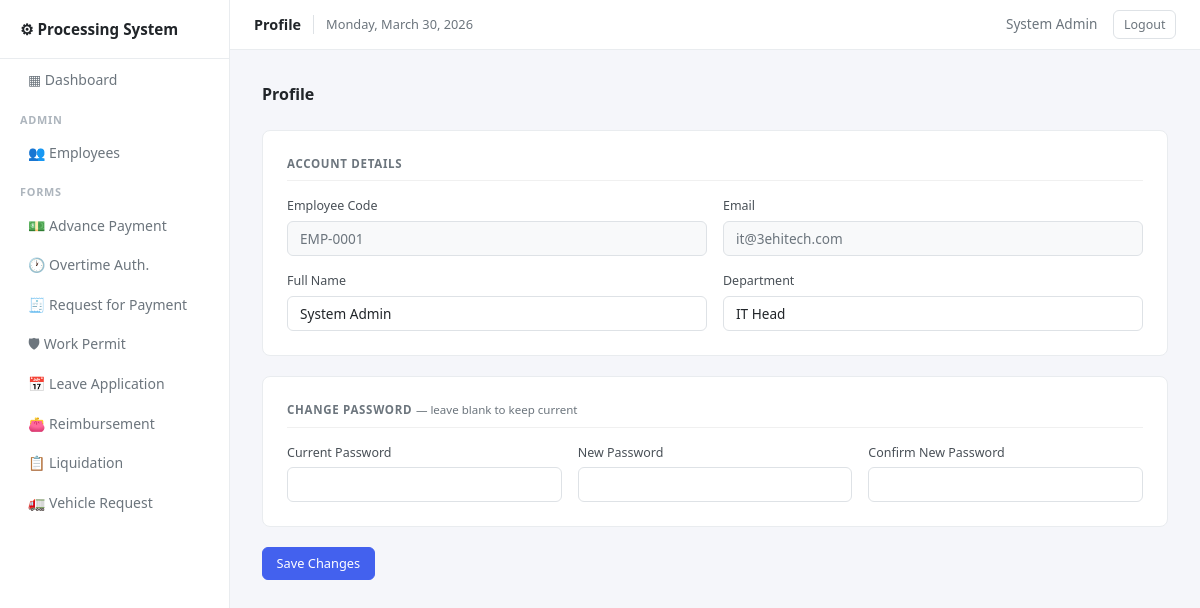
/public/profile (signed in), run on the app's committed database.
### tables this page shows
CREATE TABLE employees (
    id INT AUTO_INCREMENT PRIMARY KEY,
    employee_code VARCHAR(20) UNIQUE NOT NULL,
    full_name VARCHAR(100) NOT NULL,
    email VARCHAR(150) UNIQUE NOT NULL,
    password_hash VARCHAR(255) NOT NULL,
    role_id INT NOT NULL,
    department VARCHAR(50),
    is_active TINYINT(1) DEFAULT 1,
    employment_status ENUM('employed','resigned','floating') NOT NULL DEFAULT 'employed',
    created_at TIMESTAMP DEFAULT CURRENT_TIMESTAMP,
    updated_at TIMESTAMP DEFAULT CURRENT_TIMESTAMP ON UPDATE CURRENT_TIMESTAMP,
    FOREIGN KEY (role_id) REFERENCES roles(id) ON DELETE RESTRICT
);

### app/controllers/EmployeeController.php (called while the page is built, shortened)
<?php
    class EmployeeController {
        public function profile(): void {
            $employee = db()->prepare('SELECT id, employee_code, full_name, email, department FROM employees WHERE id = ?');
            $employee->execute([$_SESSION['user_id']]);
            $employee = $employee->fetch();
            require __DIR__ . '/../../views/profile/index.php';
            require __DIR__ . '/../../views/layouts/base.php';
        }
    }

### public/index.php (called while the page is built, shortened)
<?php
require_once __DIR__ . '/../routes/web.php';

### config/database.php (called while the page is built)
<?php
    function db(): PDO {
        static $pdo;
        if (!$pdo) {
            $dsn = "mysql:host={$_ENV['DB_HOST']};dbname={$_ENV['DB_DATABASE']};charset=utf8mb4";
            $pdo = new PDO($dsn, $_ENV['DB_USERNAME'], $_ENV['DB_PASSWORD'], [
                PDO::ATTR_ERRMODE => PDO::ERRMODE_EXCEPTION,
                PDO::ATTR_DEFAULT_FETCH_MODE => PDO::FETCH_ASSOC,
            ]);
        }
        return $pdo;
    }
?>

### views/profile/index.php (the view, shortened to what this page needs)
<div class="page-header">
    <h5>Profile</h5>
</div>
<form method="POST" action="/processing-system/public/profile">
    <div class="form-card">
        <div class="form-section-title">Account Details</div>
        <div class="form-grid g-2">
            <div class="form-group"><label>Employee Code</label><input type="text" value="<?= htmlspecialchars($employee['employee_code']) ?>" disabled></div>
            <div class="form-group"><label>Email</label><input type="email" value="<?= htmlspecialchars($employee['email']) ?>" disabled></div>
            <div class="form-group"><label>Full Name</label><input type="text" name="full_name" value="<?= htmlspecialchars($employee['full_name']) ?>" required></div>
            <div class="form-group"><label>Department</label><input type="text" name="department" value="<?= htmlspecialchars($employee['department'] ?? '') ?>"></div>
        </div>
    </div>
    <div class="form-card">
        <div class="form-section-title">Change Password <span class="muted section-hint">— leave blank to keep current</span></div>
        <div class="form-grid g-3">
            <div class="form-group"><label>Current Password</label><input type="password" name="current_password"></div>
            <div class="form-group"><label>New Password</label><input type="password" name="new_password"></div>
            <div class="form-group"><label>Confirm New Password</label><input type="password" name="confirm_password"></div>
        </div>
    </div>
    <button class="btn btn-primary">Save Changes</button>
</form>

### public/stylesheets/app.css (style rules this page uses)
*, *::before, *::after { box-sizing: border-box; margin: 0; padding: 0; }
body { font-family: system-ui, -apple-system, sans-serif; font-size: .875rem; background: #f5f6fa; color: #212529; line-height: 1.5; }
.btn { display: inline-flex; align-items: center; gap: .35rem; padding: .4rem .85rem; font-size: .8rem; font-weight: 500; border-radius: 6px; border: 1px solid transparent; cursor: pointer; line-height: 1.4; background: none; font-family: inherit; }
.btn-primary { background: #4361ee; color: #fff; border-color: #4361ee; }
.form-card { background: #fff; border: 1px solid #e9ecef; border-radius: 8px; padding: 1.5rem; margin-bottom: 1.25rem; }
.form-section-title { font-size: .72rem; font-weight: 600; text-transform: uppercase; letter-spacing: .06em; color: #6c757d; margin-bottom: 1rem; padding-bottom: .5rem; border-bottom: 1px solid #f0f0f0; }
.form-grid { display: grid; gap: 1rem; }
.g-2 { grid-template-columns: repeat(2, 1fr); }
.g-3 { grid-template-columns: repeat(3, 1fr); }
.form-group { display: flex; flex-direction: column; gap: .3rem; }
label { font-size: .78rem; font-weight: 500; color: #495057; }
input[type="text"], input[type="email"], input[type="password"], input[type="number"], input[type="date"], input[type="time"], select, textarea { width: 100%; padding: .45rem .75rem; font-size: .85rem; border: 1px solid #dee2e6; border-radius: 6px; background: #fff; color: #212529; font-family: inherit; transition: border-color .15s, box-shadow .15s; }
input[readonly], input[disabled] { background: #f8f9fa; color: #6c757d; cursor: default; }
.page-header { display: flex; justify-content: space-between; align-items: center; margin-bottom: 1.5rem; }
.page-header h5 { font-size: 1rem; font-weight: 600; margin: 0; }
.section-hint { font-weight: 400; text-transform: none; letter-spacing: 0; }

### data on the page
employees: employee_code "EMP-0001", email "it@3ehitech.com", full_name "System Admin", department "IT Head"

### other printed values
$pageTitle "Profile"
$_SESSION['user_name'] "System Admin"
